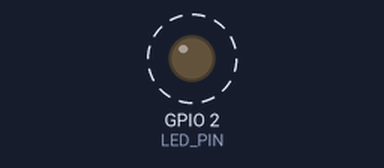
Simulated run of this program. Board: ESP32. Shown: output pins drawn as LEDs (lit = HIGH). Dashed ring = blinking.

Above: at 0.05 s.
Timing chart, 0 to 3.0 s (numbered marks = the images above):
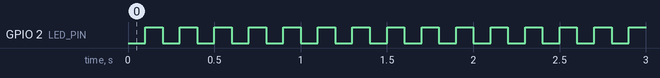

Measured:
- by itself, GPIO 2 (LED_PIN): alternates HIGH for 0.10 s and LOW for 0.10 s

The program:

main.cpp
```cpp
#include <Arduino.h>
#include "Led.h"

#define LED_PIN 2 // Pin number for the LED (on-board LED on ESP32)

// Procedural programming: works well for small projects, but can become hard to manage as the project grows
// Object-oriented programming (OOP): better for larger projects, but can be overkill for small projects
// With OOP, you will write custom library for Arduino, which is better for reuseability.

// ===========================================================================
// This is a simple LED blink example using procedural programming
// ===========================================================================

// void setup()
// {
//   pinMode(LED_PIN, OUTPUT);
// }

// void loop()
// {
//   delay(1000);
//   digitalWrite(LED_PIN, HIGH);
//   delay(1000);
//   digitalWrite(LED_PIN, LOW);
// }

// ===========================================================================
// This is a simple LED blink example using object-oriented programming
// ===========================================================================

Led led(LED_PIN); // Create an instance of the Led class

void setup()
{
  led.begin(); // Initialize the LED pin
}
void loop()
{
  delay(100);
  led.on(); // Turn the LED on
  delay(100);
  led.off(); // Turn the LED off
}
```

Led.h
```cpp
// The header file (.h) contains the method declaration. It should be located in the include directory.
// The source file (.cpp) contains the method definition. It should be located in the src directory.

#ifndef MY_LED_H // Include guard to prevent multiple inclusions of this header file
#define MY_LED_H // A header file always contains this guard

#include <Arduino.h> // Include the Arduino library for Arduino functions

class Led // Class definition
{
public:            // Public attributes and methods, accessible from outside the class
    Led(byte pin); // Constructor to initialize the LED pin
    void begin();  // Method to set the pin mode
    void on();     // Method to turn the LED on
    void off();    // Method to turn the LED off

private:       // Private attributes and methods, used only within this class
    byte _pin; // Pin for the LED
};

#endif // A header file always ens with #endif
```

Led.cpp
```cpp
// The header file (.h) contains the method declaration. It should be located in the include directory.
// The source file (.cpp) contains the method definition. It should be located in the src directory.

#include "Led.h" // Include the header file for the Led class

Led::Led(byte pin) // Constructor to initialize the LED pin
{
    _pin = pin; // Assign "pin" from the constructor parameter to the local variable "_pin"
}

void Led::begin()
{
    pinMode(_pin, OUTPUT); // Set the pin mode to OUTPUT
    off();                 // call the function off(), which is defined below
}

void Led::on()
{
    digitalWrite(_pin, HIGH); // Turn the LED on
}

void Led::off()
{
    digitalWrite(_pin, LOW); // Turn the LED off
}
```
